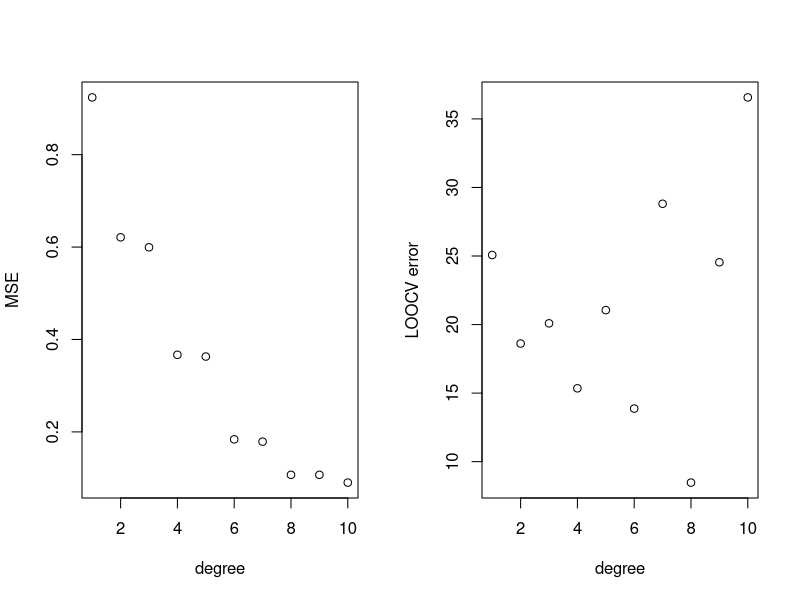
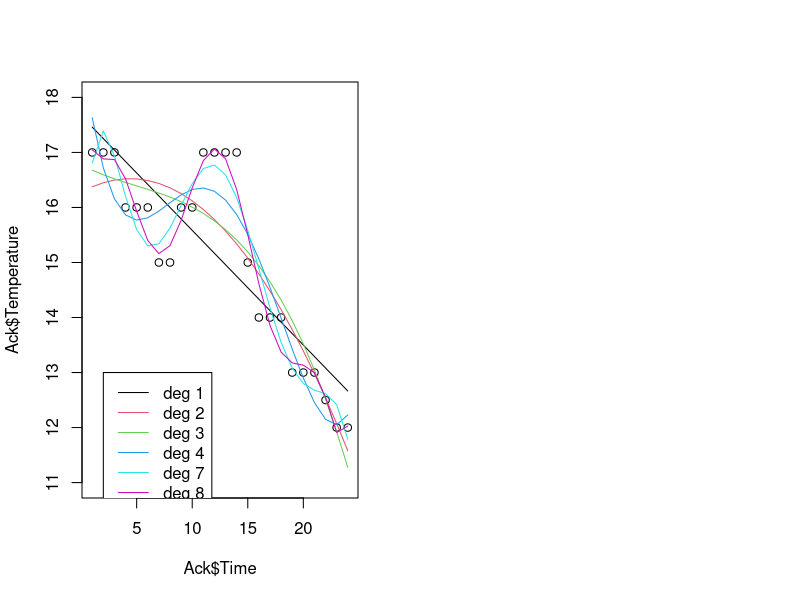
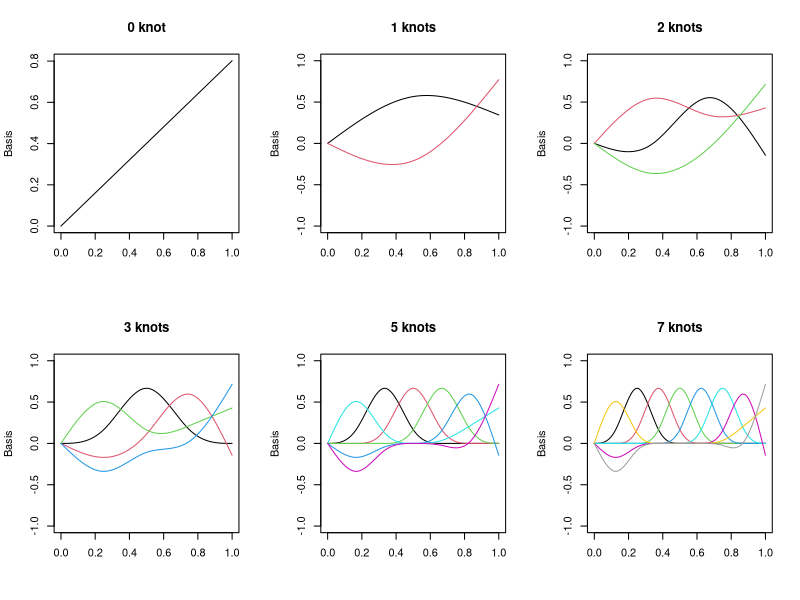
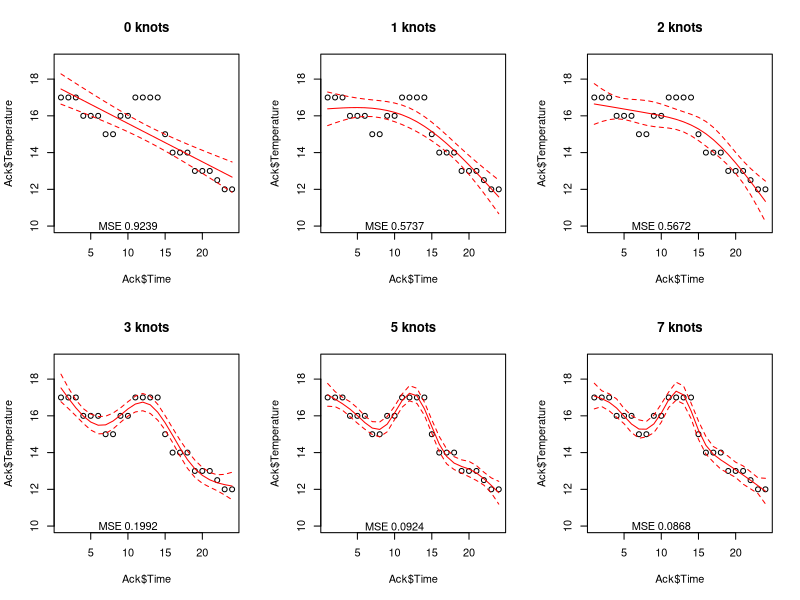
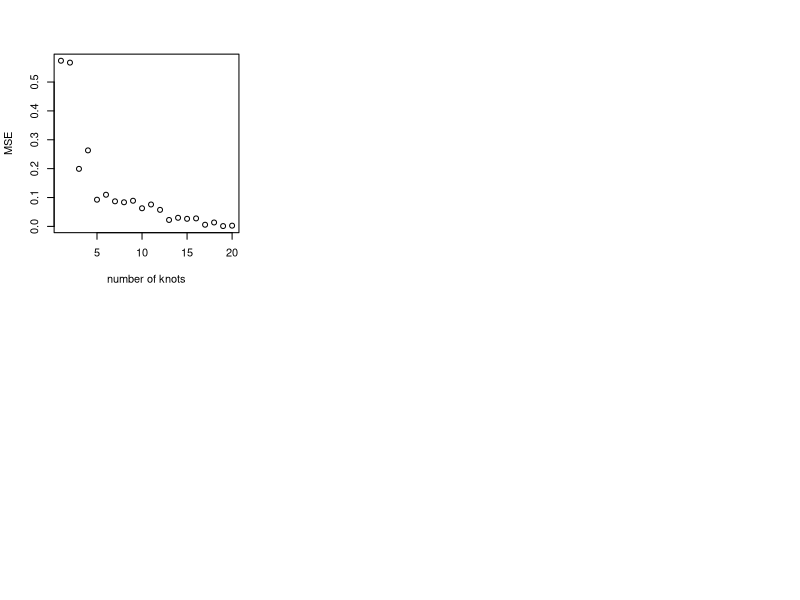
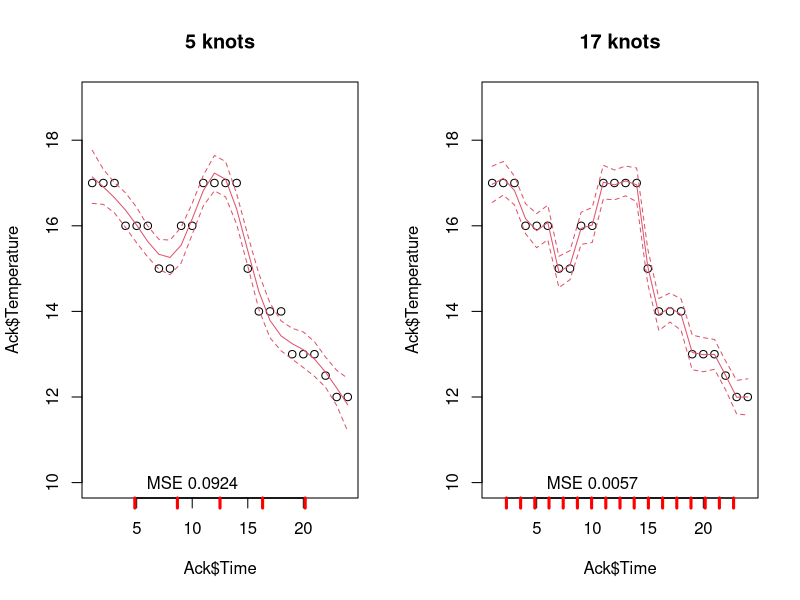
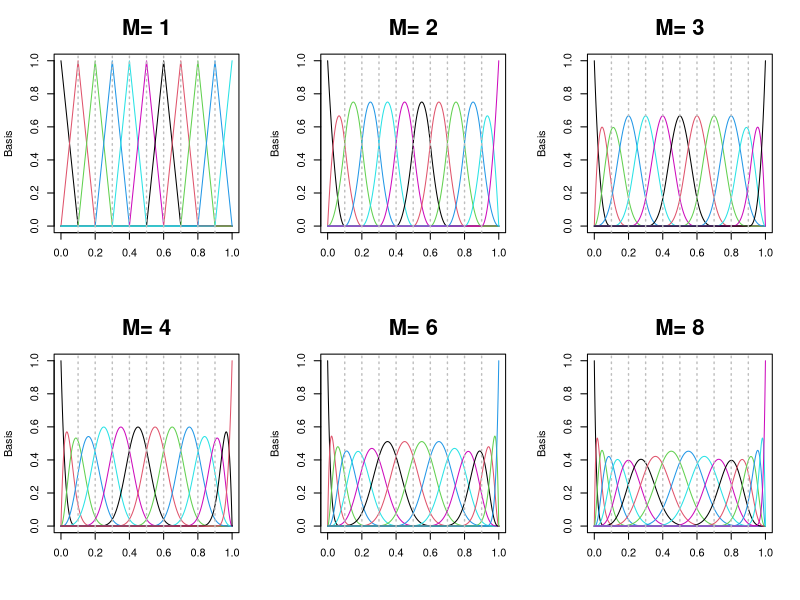
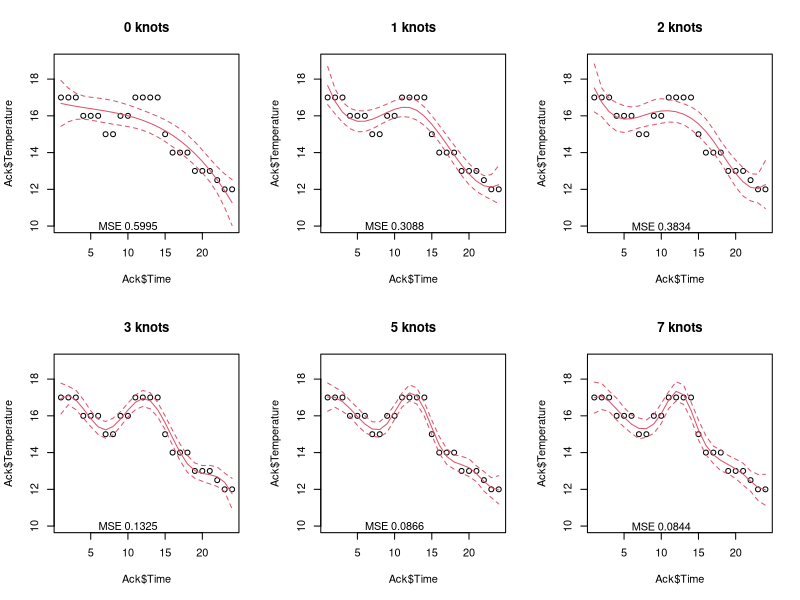

The R script that drew these images, in order:
## ---- chunk 1
knitr::opts_chunk$set(echo = TRUE)
## ---- chunk 2
library(splines)

Ack=data.frame(Time=c(1:24),Temperature=c(17,17,17,16,16,16,15,15,16,16,17,17,17,17,15,14,14,14,13,13,13,12.5,12,12))
## ---- chunk 3
#Slide 6
ord=c(1:10); #polynomial degrees 1-10
poly.err=poly.mse=rep(0,length(ord)); #model fit error 

for(i in 1:length(ord)){
  #MSE
  poly.mse[i]=mean((Ack$Temperature-fitted(lm(Temperature ~ poly(Time,ord[i],raw=TRUE),data=Ack)))^2)
  
  #LOOCV (leave one out cross validatoin)
  for(j in 1:length(Ack$Time)){
  poly.err[i]=poly.err[i]+(Ack$Temperature[j]-predict(lm(Temperature ~ poly(Time,ord[i],raw=TRUE),data=Ack[-j,]),newdata=Ack[j,]))^2
}}

par(mfrow=c(1,2))
plot(ord,poly.mse,xlab='degree',ylab='MSE')
plot(ord,poly.err,xlab='degree',ylab='LOOCV error')

#slide 7
#Let's fit 8 polynomial regressions
fit1 <- fitted(lm(Temperature ~ poly(Time,1,raw=TRUE),data=Ack))
fit2 <- fitted(lm(Temperature ~ poly(Time,2,raw=TRUE),data=Ack))
fit3 <- fitted(lm(Temperature ~ poly(Time,3,raw=TRUE),data=Ack))
fit4 <- fitted(lm(Temperature ~ poly(Time,4,raw=TRUE),data=Ack))
fit7 <- fitted(lm(Temperature ~ poly(Time,7,raw=TRUE),data=Ack))
fit8 <- fitted(lm(Temperature ~ poly(Time,8,raw=TRUE),data=Ack))

plot(Ack$Time,Ack$Temperature,ylim=c(11,18)); matlines(Ack$Time,cbind(fit1,fit2,fit3,fit4,fit7,fit8),lty=1,col=c(1:6))
legend(2,13,legend=c("deg 1","deg 2","deg 3","deg 4","deg 7","deg 8"),col=c(1:6), lty=1);

## ---- chunk 4
#slide 17
#plot basis functions for various knots

#x-values between 0 and 1
uvec=seq(from=0,to=1,length.out=1e3);

#vector of degrees of freedome
v=c(1,2,3,4,6,8); nvec=length(uvec)

par(mfrow=c(2,3))
plot(uvec,ns(uvec,df=1,intercept=FALSE),'l',main="0 knot",xlab="",ylab="Basis")
for(j in 2:6){
plot(uvec,rep(0,nvec),type='n',main=paste(v[j]-1,"knots"),xlab="",ylab="Basis");
u.ns=ns(uvec,df=v[j],intercept=FALSE) #basis functions
for(i in 1:v[j]){lines(uvec,u.ns[,i],col=i)}
}

## ---- chunk 5
#slide 19
temp.mse.ns=rep(0,6)
#vector of degrees of freedome
v=c(1,2,3,4,6,8); 

par(mfrow=c(2,3))
for(j in 1:6){
#find basis functions for natural splines
n.time=ns(Ack$Time,df=v[j],intercept=FALSE)

#predict the temperature given a time
pre.temp=predict(lm(Ack$Temperature~n.time), interval='confidence'); 

#MSE
temp.mse.ns[j]=mean((Ack$Temperature-pre.temp[,1])^2)

plot(Ack$Time,Ack$Temperature,main=paste(v[j]-1,"knots"),ylim=c(min(Ack$Temperature)-2,max(Ack$Temperature)+2)); 
text(10,10,paste("MSE",round(temp.mse.ns[j],digits=4))); lines(Ack$Time,pre.temp[,1],col='red'); 
lines(Ack$Time,pre.temp[,2],lty=2,col='red'); lines(Ack$Time,pre.temp[,3],lty=2,col='red')
}

#slide 20
#Fit the data using natural splines with 1-21 knots (2-22 degrees of freedom)
rmse=rep(0,20)
for(i in 1:20){ 
  #basis functions for natural splines
  yn=ns(Ack$Time,df=(i+1),intercept=FALSE)
  #MSE
  rmse[i]=mean((Ack$Temperature-fitted(lm(Temperature~yn,data=Ack)))^2)
}
plot(c(1:20),rmse,ylab='MSE',xlab='number of knots')


#slide 21; 
v=c(5,17)
par(mfrow=c(1,2))
for(j in 1:2){
  n.time=ns(Ack$Time,df=v[j]+1,intercept=FALSE)
  pre.temp=predict(lm(Temperature~n.time,data=Ack), interval = 'confidence'); 
  temp.mse.ns=mean((Ack$Temperature-pre.temp[,1])^2)
  plot(Ack$Time,Ack$Temperature,main=paste(v[j],"knots"),ylim=c(min(Ack$Temperature)-2,max(Ack$Temperature)+2)); 
  text(10,10,paste("MSE",round(temp.mse.ns,digits=4)));
  matlines(Ack$Time,pre.temp,col=2,lty=c(1,2,2))
  axis(side=1, at=attributes(n.time)$knots, labels = FALSE,lwd.ticks=3,col.ticks="red")
}
## ---- chunk 6
#slide 27
uvec=seq(from=0,to=1,length.out=5e3); 
#vector of degrees 
v=c(1,2,3,4,6,8); nvec=length(uvec)

par(mfrow=c(2,3))
for(j in 1:6){
  plot(uvec,rep(0,nvec),type='n',main=paste("M=",v[j]),xlab="",ylab="Basis",cex.main=2,ylim=c(0,1));
  #basis functions for B-splines
  u.bs=bs(uvec,degree=v[j],df=v[j]+10,intercept=TRUE)
  matlines(uvec,u.bs,lty=1); abline(v=attributes(u.bs)$knots, lty=3, col="grey",lwd=1.4)
}
## ---- chunk 7
#number of inner knots
v=c(0,1,2,3,5,7); temp.mse.bs=rep(0,length(v))

par(mfrow=c(2,3))
for(j in 1:6){
  #basis funcitons for B splines when the degree is 3
  n.time=bs(Ack$Time,df=v[j]+3,intercept=FALSE)
  #predict temperatures given time
  pre.temp=predict(lm(Temperature~n.time,data=Ack), interval = 'confidence'); 
  #MSE
  temp.mse.bs[j]=mean((Ack$Temperature-pre.temp[,1])^2)
  plot(Ack$Time,Ack$Temperature,main=paste(v[j],"knots"),ylim=c(min(Ack$Temperature)-2,max(Ack$Temperature)+2)); 
  text(10,10,paste("MSE",round(temp.mse.bs[j],digits=4))); matlines(Ack$Time,pre.temp,col=2,lty=c(1,2,2));
}
## ---- chunk 8
#slide 30
temp.mse.ns=temp.mse.bs=n.knots=c(0:19)
for(j in 1:length(temp.mse.ns)){
  
  #natural splines
  t.ns=ns(Ack$Time,df=n.knots[j]+1,intercept=FALSE)
  #B splines
  t.bs=bs(Ack$Time,df=n.knots[j]+3,intercept=FALSE)
  #predict temperatures
  pre.t.ns=predict(lm(Temperature~t.ns,data=Ack), interval = 'confidence'); 
  pre.t.bs=predict(lm(Temperature~t.bs,data=Ack), interval = 'confidence'); 
  #MSE
  temp.mse.ns[j]=mean((Ack$Temperature-pre.t.ns[,1])^2)
  temp.mse.bs[j]=mean((Ack$Temperature-pre.t.bs[,1])^2)
}

plot(n.knots,temp.mse.ns,'l',ylab='MSE',xlab='Number of knots'); lines(n.knots,temp.mse.bs,col='red');
legend(12,0.85,legend=c("Natural splines","B splines, Order 3"),col=c(1,2),lty=1); 


#slide 31
#LOOCV error -vs- number of knots
temp.cv.ns=temp.cv.bs=rep(0,length(n.knots))
for(j in 1:length(n.knots)){ for(l in 1:length(Ack$Time)){
  #predict temperatures 
  t.ns=predict(lm(Temperature~ns(Time,df=n.knots[j]+1,intercept=FALSE,Boundary.knots=c(1,24)),data=Ack[-l,]),newdata=Ack[l,])
  t.bs=predict(lm(Temperature~bs(Time,df=n.knots[j]+3,intercept=FALSE,Boundary.knots=c(1,24)),data=Ack[-l,]),newdata=Ack[l,])
  #cumulative sum of error
  temp.cv.ns[j]=temp.cv.ns[j]+(Ack$Temperature[l]-t.ns)^2
  temp.cv.bs[j]=temp.cv.bs[j]+(Ack$Temperature[l]-t.bs)^2
}}
temp.cv.ns=temp.cv.ns/length(Ack$Time)
temp.cv.bs=temp.cv.bs/length(Ack$Time)

plot(n.knots,log(temp.cv.ns),ylab='log(cv error)',xlab='Number of knots','o',ylim=c(-3,3)); lines(n.knots,log(temp.cv.bs),col='red','o');
legend(12,2,legend=c("Natural splines","B splines, Order 3"),col=c(1,2), lty=1); 

#slide 32
t.ns=predict(lm(Temperature~ns(Time,df=5+1,intercept=FALSE),data=Ack),newdata=Ack,interval = 'confidence')
t.bs=predict(lm(Temperature~bs(Time,df=5+3,intercept=FALSE),data=Ack),newdata=Ack,interval = 'confidence')
par(mfrow=c(1,2)); 
plot(Ack$Time,Ack$Temperature,ylim=c(11,18),main='Natural splines'); matlines(Ack$Time,t.ns,lty=c(1,3,3),col=c(1,1,1));
plot(Ack$Time,Ack$Temperature,ylim=c(11,18),main='B splines'); matlines(Ack$Time,t.bs,lty=c(1,3,3),col=c(1,1,1));

## ---- chunk 9
Wage=read.csv(file='Wage.csv',header=TRUE)
## ---- chunk 10
#slide 36

#possible numbers of knots
n.knots=c(0:30)
cv.wage=matrix(0,length(n.knots),2)
#indicies for 10 cv folders
ind=rep(c(1:10),300);

for(j in 1:length(n.knots)){ for(l in 1:max(ind)){
  t.ns=predict(lm(wage~ns(age,df=n.knots[j]+1,Boundary.knots=c(18,80)),data=Wage[ind!=l,]),newdata=Wage[ind==l,])
  t.bs=predict(lm(wage~bs(age,df=n.knots[j]+3,Boundary.knots=c(18,80)),data=Wage[ind!=l,]),newdata=Wage[ind==l,])
  cv.wage[j,]=cv.wage[j,]+c(mean((Wage$wage[ind==l]-t.ns)^2),mean((Wage$wage[ind==l]-t.bs)^2))
}} 
cv.wage=cv.wage/l
par(mfrow=c(1,2)); plot(n.knots,cv.wage[,1],'o',xlab='number of knots',ylab='10 folder cv error',main='natural splines');
plot(n.knots,cv.wage[,2],xlab='number of knots','o',ylab='10 folder cv error',main='B splines')

#number of knots minimizing 10-folder cv error
knots.n=n.knots[cv.wage[,1]==min(cv.wage[,1])]
knots.b=n.knots[cv.wage[,2]==min(cv.wage[,2])]

## ---- chunk 11
#slide 37
#firstly we sort the age
f=sort(Wage$age,index=TRUE); Wage=Wage[f$ix,]
#predict temperatures
pred.ns=predict(lm(wage~ns(age,df=knots.n+1,Boundary.knots=c(18,80)),data=Wage),newdata=Wage,interval = 'confidence')
pred.bs=predict(lm(wage~bs(age,df=knots.b+3,Boundary.knots=c(18,80)),data=Wage),newdata=Wage,interval = 'confidence')

par(mfrow=c(1,2)); 
plot(Wage$age,Wage$wage,main="natural splines",ylim=c(min(Wage$wage)-2,max(Wage$wage)+2),col='grey'); 
matlines(Wage$age,pred.ns,col=2,lty=c(1,2,2))
plot(Wage$age,Wage$wage,main="B splines",ylim=c(min(Wage$wage)-2,max(Wage$wage)+2),col='grey'); 
matlines(Wage$age,pred.bs,col=2,lty=c(1,2,2))

## ---- chunk 12
Wage=data.frame(Wage,high=as.numeric(Wage$wage>=250))
v.age=c(18:80); #vector of ages
p.age=rep(0,length(v.age)); #proportion of wage>=250 given age
for(i in 1:length(v.age)){p.age[i]=mean(Wage$high[Wage$age==v.age[i]])}
## ---- chunk 13
#slide 39
t.ns.prob=predict(glm(high~ns(age,df=knots.n+1,Boundary.knots=c(18,80)),data=Wage,family=binomial(link = "logit")),type = "link", se.fit = TRUE)
t.bs.prob=predict(glm(high~bs(age,df=knots.b+3,Boundary.knots=c(18,80)),data=Wage,family=binomial(link = "logit")),type = "link", se.fit = TRUE)
t.prob=predict(glm(high~age,data=Wage,family=binomial(link = "logit")),type = "link", se.fit = TRUE)
